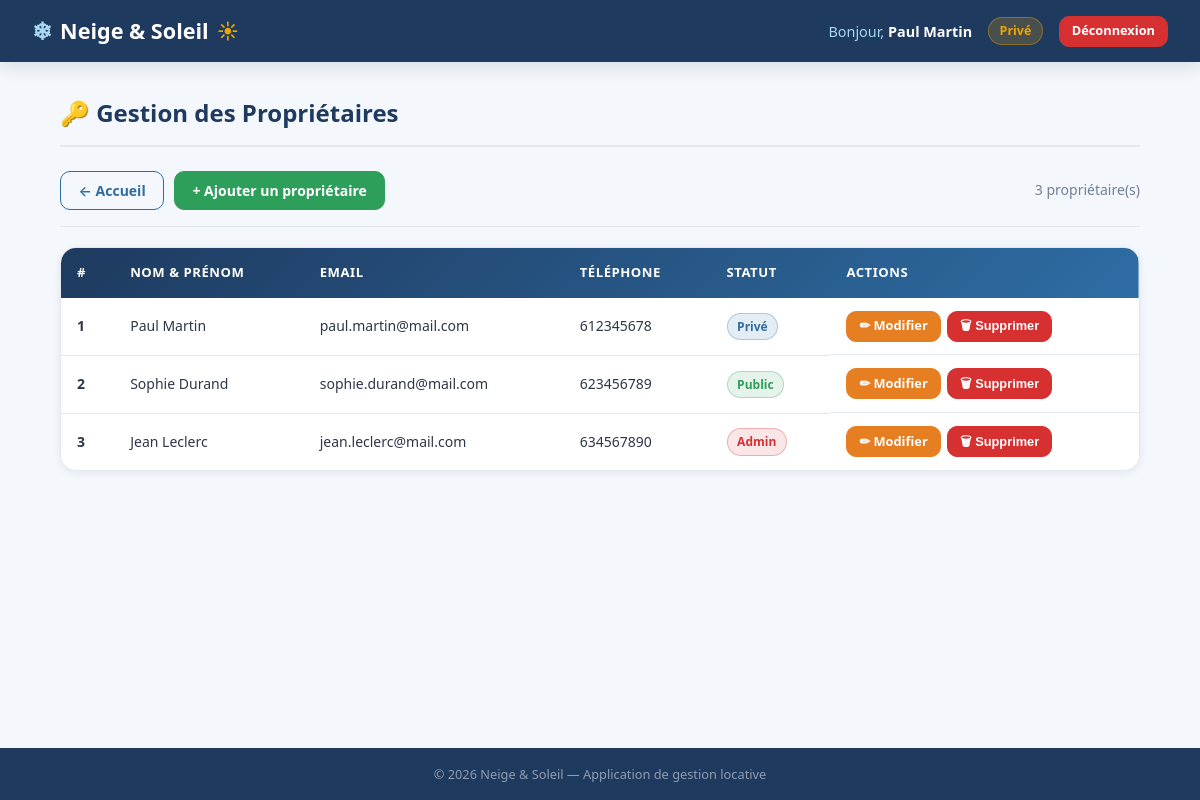
Page /index.php?page=gestion_proprio (signed in) on the committed database.
### tables this page shows
CREATE TABLE proprio (
    idproprio INT          PRIMARY KEY AUTO_INCREMENT,
    nom       VARCHAR(50)  NOT NULL,
    prenom    VARCHAR(50)  NOT NULL,
    adresse   VARCHAR(150) UNIQUE NOT NULL,
    email     VARCHAR(150) UNIQUE NOT NULL,
    mdp       VARCHAR(255) NOT NULL,
    telephone BIGINT       UNIQUE NOT NULL,
    statut    ENUM('privé','public','admin') NOT NULL DEFAULT 'privé'
);

### index.php (called while the page is built)
<?php
require_once 'controleur/controleur.class.php';
$controleur = new Controleur();
$controleur->gererRequete();

### modele/modele.class.php (called while the page is built, shortened)
<?php
require_once 'config_db.php';
class Modele {
    protected PDO $pdo;
    public function __construct() {
        $this->pdo = ConnexionDB::getInstance()->getPDO();
    }
    public function selectAll(string $table): array {
        $tables_autorisees = ['client', 'proprio', 'gite', 'reservation'];
        $stmt = $this->pdo->query("SELECT * FROM `$table`");
        return $stmt->fetchAll();
    }
}

### modele/config_db.php (called while the page is built)
<?php
class ConnexionDB {
    private static ?ConnexionDB $instance = null;
    private PDO $pdo;
    private function __construct() {
        $host    = 'localhost';
        $db      = 'n&s_31_jv';
        $user    = 'root';
        $pass    = '';
        $charset = 'utf8mb4';
        $dsn     = "mysql:host=$host;dbname=$db;charset=$charset";
        $options = [
            PDO::ATTR_ERRMODE            => PDO::ERRMODE_EXCEPTION,
            PDO::ATTR_DEFAULT_FETCH_MODE => PDO::FETCH_ASSOC,
            PDO::ATTR_EMULATE_PREPARES   => false,
        ];
        try {
            $this->pdo = new PDO($dsn, $user, $pass, $options);
        } catch (PDOException $e) {
            die(json_encode(['erreur' => 'Connexion impossible : ' . $e->getMessage()]));
        }
    }
    public static function getInstance(): ConnexionDB {
        if (self::$instance === null) {
            self::$instance = new ConnexionDB();
        }
        return self::$instance;
    }
    public function getPDO(): PDO {
        return $this->pdo;
    }
}

### vue/vue_select_proprio.php (the view, shortened to what this page needs)
<?php
$proprietaires = $donnees ?? [];
require '_layout_header.php';
?>
    <div class="page-title">🔑 Gestion des Propriétaires</div>
    <div class="action-bar">
        <a href="index.php?page=home" class="btn btn-outline">← Accueil</a>
        <a href="index.php?page=vue_insert_proprio" class="btn btn-success">+ Ajouter un propriétaire</a>
        <span style="margin-left:auto;color:var(--c-muted);font-size:.875rem"><?php echo count($proprietaires); ?> propriétaire(s)</span>
    </div>
    <div class="table-wrapper">
        <table>
            <thead>
                <tr>
                    <th>#</th>
                    <th>Nom & Prénom</th>
                    <th>Email</th>
                    <th>Téléphone</th>
                    <th>Statut</th>
                    <th>Actions</th>
                </tr>
            </thead>
            <tbody>
                <?php if (empty($proprietaires)): ?>
                    <tr><td colspan="6">
                        <div class="empty-state">
                            <div class="empty-icon">🔑</div>
                            <p>Aucun propriétaire enregistré.</p>
                        </div>
                    </td></tr>
                <?php else: ?>
                    <?php foreach ($proprietaires as $p): ?>
                    <?php
                    $badge_class = match($p['statut']) {
                        'admin'  => 'badge-admin',
                        'public' => 'badge-public',
                        default  => 'badge-prive',
                    };
                    ?>
                    <tr>
                        <td><strong><?php echo $p['idproprio']; ?></strong></td>
                        <td><?php echo htmlspecialchars($p['prenom'] . ' ' . $p['nom']); ?></td>
                        <td><?php echo htmlspecialchars($p['email']); ?></td>
                        <td><?php echo htmlspecialchars($p['telephone']); ?></td>
                        <td><span class="badge <?php echo $badge_class; ?>"><?php echo ucfirst($p['statut']); ?></span></td>
                        <td class="table-actions">
                            <a href="index.php?page=vue_insert_proprio&id=<?php echo $p['idproprio']; ?>"
                               class="btn btn-warning btn-sm">✏ Modifier</a>
                            <form method="POST" action="index.php?page=gestion_proprio" style="display:inline">
                                <button type="submit" class="btn btn-danger btn-sm"
                                        onclick="return confirm('ATTENTION : supprimer ce propriétaire supprime aussi ses gîtes. Continuer ?')">
                                    🗑 Supprimer
                                </button>
                            </form>
                        </td>
                    </tr>
                    <?php endforeach; ?>
                <?php endif; ?>
            </tbody>
        </table>
    </div>
<?php require '_layout_footer.php'; ?>

### css/style.css (style rules this page uses)
:root { --c-primary: #1e3a5f; --c-secondary: #2e6da4; --c-accent: #f0a500; --c-success: #2e9e5b; --c-danger: #d63031; --c-warning: #e67e22; --c-light: #f4f7fb; --c-white: #ffffff; --c-text: #2d3748; --c-muted: #718096; --c-border: #e2e8f0; --radius: 10px; --radius-lg: 16px; --shadow-sm: 0 2px 8px rgba(30,58,95,.08); --shadow-md: 0 4px 20px rgba(30,58,95,.14); --shadow-lg: 0 8px 40px rgba(30,58,95,.18); --transition: .25s ease; }
*, *::before, *::after { box-sizing: border-box; margin: 0; padding: 0; }
body { font-family: 'Segoe UI', system-ui, -apple-system, sans-serif; background: var(--c-light); color: var(--c-text); min-height: 100vh; line-height: 1.6; }
.page-title { font-size: 1.5rem; font-weight: 700; color: var(--c-primary); margin-bottom: 1.5rem; display: flex; align-items: center; gap: .6rem; padding-bottom: .75rem; border-bottom: 2px solid var(--c-border); }
.btn { display: inline-flex; align-items: center; gap: .4rem; padding: .55rem 1.1rem; border-radius: var(--radius); border: 1px solid transparent; font-weight: 600; font-size: .875rem; cursor: pointer; text-decoration: none; transition: all var(--transition); white-space: nowrap; line-height: 1.4; }
.btn-success { background: var(--c-success); color: #fff; border-color: var(--c-success); }
.btn-danger { background: var(--c-danger); color: #fff; border-color: var(--c-danger); }
.btn-warning { background: var(--c-warning); color: #fff; border-color: var(--c-warning); }
.btn-outline { background: transparent; color: var(--c-secondary); border-color: var(--c-secondary); }
.btn-sm { padding: .35rem .75rem; font-size: .8rem; }
.action-bar { display: flex; flex-wrap: wrap; gap: .6rem; align-items: center; margin-bottom: 1.25rem; padding-bottom: 1rem; border-bottom: 1px solid var(--c-border); }
.table-wrapper { overflow-x: auto; border-radius: var(--radius-lg); box-shadow: var(--shadow-sm); border: 1px solid var(--c-border); }
table { width: 100%; border-collapse: collapse; background: var(--c-white); font-size: .875rem; }
thead tr { background: linear-gradient(135deg, var(--c-primary), var(--c-secondary)); }
th { padding: .9rem 1rem; text-align: left; color: var(--c-white); font-weight: 600; font-size: .82rem; text-transform: uppercase; letter-spacing: .04em; white-space: nowrap; }
td { padding: .8rem 1rem; border-bottom: 1px solid var(--c-border); color: var(--c-text); vertical-align: middle; }
tr:last-child td { border-bottom: none; }
.table-actions { display: flex; gap: .4rem; flex-wrap: wrap; }
.badge { display: inline-block; padding: .2rem .6rem; border-radius: 999px; font-size: .75rem; font-weight: 700; text-transform: capitalize; }
.badge-admin { background: rgba(214,48,49,.12); color: var(--c-danger); border: 1px solid rgba(214,48,49,.3); }
.badge-public { background: rgba(46,158,91,.12); color: var(--c-success); border: 1px solid rgba(46,158,91,.3); }
.badge-prive { background: rgba(46,109,164,.12); color: var(--c-secondary); border: 1px solid rgba(46,109,164,.3); }

### rows in the picture
proprio: idproprio "1", prenom+nom "Paul Martin", email "paul.martin@mail.com", telephone "612345678", statut "Privé"
proprio: idproprio "2", prenom+nom "Sophie Durand", email "sophie.durand@mail.com", telephone "623456789", statut "Public"
proprio: idproprio "3", prenom+nom "Jean Leclerc", email "jean.leclerc@mail.com", telephone "634567890", statut "Admin"

### other values in the picture
$nom_user "Paul Martin"
$statut "Privé"
count($proprietaires) "3"
